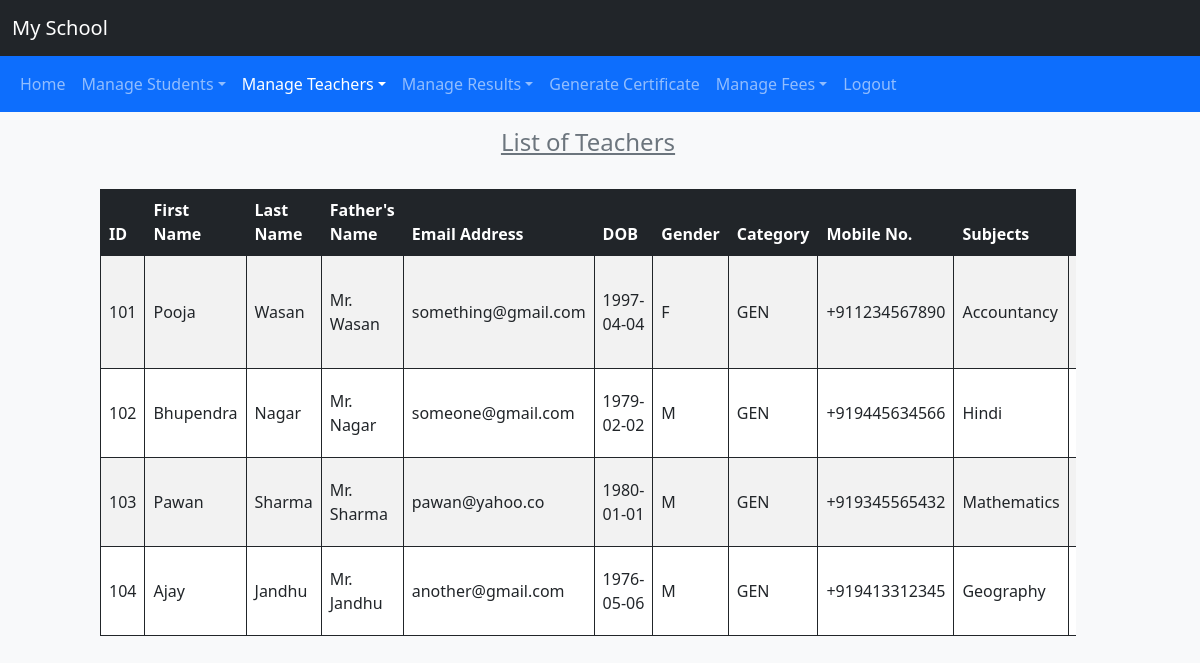
The page /pages/view_teachers.php (signed in) on the database its author committed.
### tables this page shows
CREATE TABLE `teachers` (
  `id` int NOT NULL,
  `fname` varchar(20) NOT NULL,
  `lname` varchar(20) NOT NULL,
  `father_name` varchar(30) NOT NULL,
  `email` varchar(50) NOT NULL,
  `dob` date NOT NULL,
  `gender` char(1) NOT NULL,
  `category` varchar(5) NOT NULL,
  `mobile` varchar(13) NOT NULL,
  `subjects` varchar(50) NOT NULL,
  `status` int NOT NULL,
  `address` varchar(200) NOT NULL,
  `date_created` timestamp NOT NULL DEFAULT CURRENT_TIMESTAMP
);

### pages/view_teachers.php (the view, shortened to what this page needs)
<!DOCTYPE html>
<html lang="en">
<head>
    <link href="https://cdn.jsdelivr.net/npm/bootstrap@5.1.3/dist/css/bootstrap.min.css" rel="stylesheet">
</head>
<body class="bg-light">
    <div class="container-fluid" style="padding: 0;">
        <nav class="navbar navbar-expand navbar-dark bg-dark">
            <div class="container-fluid">
                <span class="navbar-brand mb-0">My School</span>
            </div>
        </nav>
        <nav class="navbar navbar-expand-lg navbar-dark bg-primary">
            <div class="container-fluid">
                <div class="collapse navbar-collapse">
                    <ul class="navbar-nav">
                        <li class="nav-item">
                            <a href="./dashboard.php" class="nav-link">Home</a>
                        </li>
                        <li class="nav-item dropdown">
                            <a href="#" class="nav-link dropdown-toggle" role="button" id="studentDropdown" data-bs-toggle="dropdown" aria-expanded="false">Manage Students</a>
                        </li>
                        <li class="nav-item dropdown">
                            <a href="#" class="nav-link active dropdown-toggle" role="button" id="teacherDropdown" data-bs-toggle="dropdown" aria-expanded="false">Manage Teachers</a>
                        </li>
                        <li class="nav-item dropdown">
                            <a href="#" class="nav-link dropdown-toggle" role="button" id="resultDropdown" data-bs-toggle="dropdown" aria-expanded="false">Manage Results</a>
                        </li>
                        <li class="nav-item">
                            <a href="./certificate.php" class="nav-link">Generate Certificate</a>
                        </li>
                        <li class="nav-item dropdown">
                        <a href="#" class="nav-link dropdown-toggle" role="button" id="feeDropdown" data-bs-toggle="dropdown" aria-expanded="fakse">Manage Fees</a>
                        </li>
                        <li class="nav-item">
                            <a href="./logout.php" class="nav-link">Logout</a>
                        </li>
                    </ul>
                </div>
            </div>
        </nav>
        <div class="row justify-content-center" style="max-width: 100%;">
            <div class="col-10">
                <h4 class="text-center text-secondary my-3" style="text-decoration: underline;">List of Teachers</h4>
                <div class="table-responsive">
                <table class="table bg-white table-striped align-middle table-bordered border border-dark rounded mt-3">
                    <thead class="bg-dark text-white">
                    <tr>
                        <th scope="col">ID</th>
                        <th scope="col">First Name</th>
                        <th scope="col">Last Name</th>
                        <th scope="col">Father's Name</th>
                        <th scope="col">Email Address</th>
                        <th scope="col">DOB</th>
                        <th scope="col">Gender</th>
                        <th scope="col">Category</th>
                        <th scope="col">Mobile No.</th>
                        <th scope="col">Subjects</th>
                        <th scope="col">Status</th>
                    </tr>
                    </thead>
                    <tbody>
<?php
    require_once "../config/config.php";
    $query = "SELECT * FROM `teachers`;";
    $result = mysqli_query($con, $query);
    if( !is_bool($result) )
    {
        while($row = mysqli_fetch_assoc($result))
        { ?>
            <tr>
                <td><?= $row['id']; ?></td>
                <td><?= $row['fname']; ?></td>
                <td><?= $row['lname']; ?></td>
                <td><?= $row['father_name']; ?></td>
                <td><?= $row['email']; ?></td>
                <td><?= $row['dob']; ?></td>
                <td><?= $row['gender']; ?></td>
                <td><?= $row['category']; ?></td>
                <td><?= $row['mobile']; ?></td>
                <td><?= $row['subjects']; ?></td>
                <td><?= $row['status']; ?></td>
            </tr>
        <?php
        }
    }
?>
                </tbody>
                </table>
                </div>
            </div>
        </div>
    </div>
</body>
</html>

### pages/view_teachers.php (style rules this page uses)
body > .container-fluid { position: relative; min-height: 100vh; }

### rows shown on the page
teachers: id "101", fname "Pooja", lname "Wasan", father_name "Mr. Wasan", email "something@gmail.com", dob "1997-04-04", gender "F", category "GEN", mobile "+911234567890", subjects "Accountancy"
teachers: id "102", fname "Bhupendra", lname "Nagar", father_name "Mr. Nagar", email "someone@gmail.com", dob "1979-02-02", gender "M", category "GEN", mobile "+919445634566", subjects "Hindi"
teachers: id "103", fname "Pawan", lname "Sharma", father_name "Mr. Sharma", email "pawan@yahoo.co", dob "1980-01-01", gender "M", category "GEN", mobile "+919345565432", subjects "Mathematics"
teachers: id "104", fname "Ajay", lname "Jandhu", father_name "Mr. Jandhu", email "another@gmail.com", dob "1976-05-06", gender "M", category "GEN", mobile "+919413312345", subjects "Geography"
